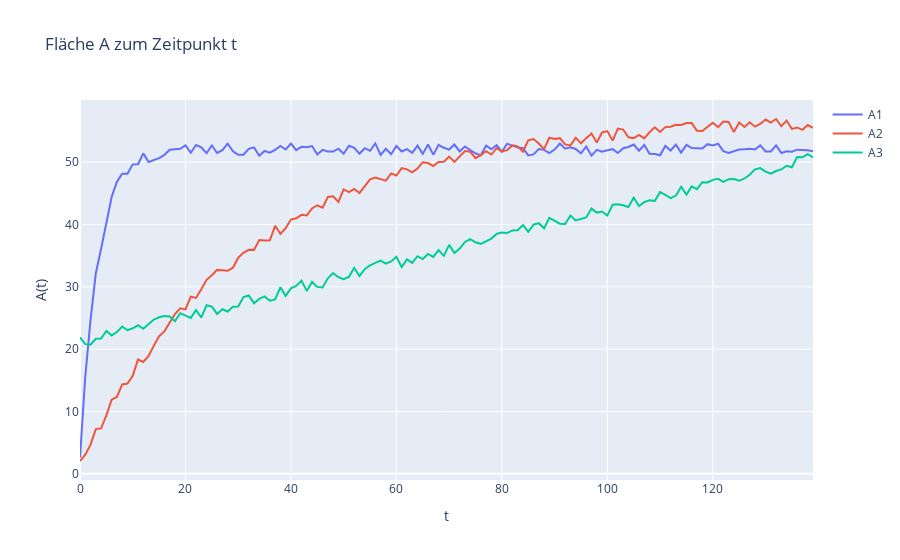

The cell this chart's notebook holds for it:
### Code cell
A1 = np.array([A1_func(x) for x in t])
A2 = np.array([A2_func(x) for x in t])
A3 = np.array([A3_func(x) for x in t])
fig = go.Figure(
    data=[
        go.Scatter(x=t, y=A1, name="A1"),
        go.Scatter(x=t, y=A2, name="A2"),
        go.Scatter(x=t, y=A3, name="A3"),
    ]
)
fig.update_layout(title="Fläche A zum Zeitpunkt t", xaxis_title="t", yaxis_title="A(t)")
fig.show()

### Figure 1 — Plotly figure (JSON) as saved in the notebook; plotly's stock layout.template omitted (floating-point values rounded to 4 significant figures; data arrays with more than 128 entries replaced by an {"elided": "..."} marker saying what was removed)
{"data": [{"name": "A1", "type": "scatter", "x": {"elided": "140 int values"}, "y": {"elided": "140 float values"}}, {"name": "A2", "type": "scatter", "x": {"elided": "140 int values"}, "y": {"elided": "140 float values"}}, {"name": "A3", "type": "scatter", "x": {"elided": "140 int values"}, "y": {"elided": "140 float values"}}], "layout": {"title": {"text": "Fläche A zum Zeitpunkt t"}, "xaxis": {"title": {"text": "t"}}, "yaxis": {"title": {"text": "A(t)"}}}}
